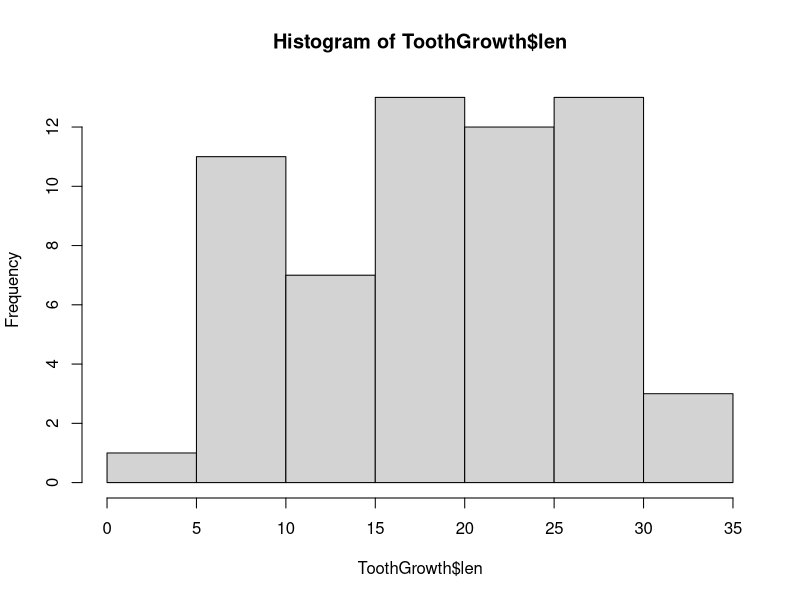
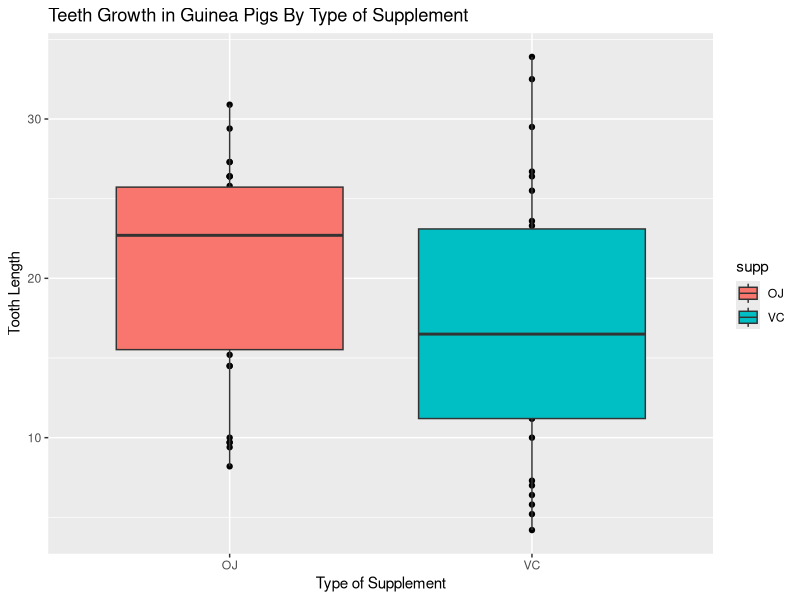

Write the R code that produced these figures, in order.
#Luciano Carli Moreira de Andrade

#Scenario:

#The ToothGrowth dataset is available in the datasets package when you start RStudio. 
#This dataset contains records about the length of Guinea pigs' teeth. Researchers 
#administered doses of 2 vitamin supplements to 60 guinea pigs and evaluated the 
#result in the growth of the animal's teeth. Based on these data, we will answer 
#the following question: 


#Is there a significant difference in tooth growth according to the type of supplement used in Guinea pigs?

if(!require(ggplot2)) install.packages("ggplot2")
library(ggplot2)

if(!require(GGally)) install.packages("GGally")
library(GGally)

data("ToothGrowth")
str(ToothGrowth)
View(ToothGrowth)
summary(ToothGrowth)

hist(ToothGrowth$len)

qplot(supp,
      len,
      data = ToothGrowth, 
      main = "Teeth Growth in Guinea Pigs By Type of Supplement",
      xlab = "Type of Supplement", 
      ylab = "Tooth Length") + 
  geom_boxplot(aes(fill = supp))


#According to the boxplots, there is a difference in tooth growth associated with 
#the type of supplement. A hypothesis test can validate this information.

#-------------------------------------------------------------------------------
#The first solution is to apply a t-Test of independent samples to verify if the 
#types of supplements impact the growth of the animal's teeth.

#It is essential to mention that the research null hypothesis test is the opposite 
#of the "guess" or "assumption" the research makes.

#Is there a significant difference in tooth growth according to the type of supplement used in Guinea pigs?

#Therefore the hypothesis test is:
  
#H0 (Null Hypothesis) - There is no significant difference between the two groups' means 
#(thus, the supplement type does not impact tooth growth).
#H1 (Alternative Hypothesis) - There is a significant difference between the two groups' means 
#(thus, the type of supplement impacts tooth growth).

#To apply the t-Test, we first need to validate the 5 test assumptions.
#1- Data is random and representative of the population.
#2- The dependent variable is continuous.
#3- Both groups are independent (i.e., exhaustive and excluding groups).
#4- The residuals of the model are normally distributed.
#5- The residual variance is homogeneous (principle of homoscedasticity).

#In this scenario, one can consider assumptions 1 to 3 valid, and one can validate 
#assumptions four and five. For assumption four, one can use the Shapiro-Wilk Test; 
#for assumption five, one can use the F-Test.
 
#Shapiro-Wilk Normality Test
#H0: The data is normally distributed
#H1: Data is not normally distributed

?shapiro.test
shapiro.test(ToothGrowth$len[ToothGrowth$supp == 'OJ']) 
shapiro.test(ToothGrowth$len[ToothGrowth$supp == 'VC']) 

#The p-value of the first group is less than 0.05. We reject H0.
#The p-value of the second group is greater than 0.05. We failed to reject H0.
#The first assumption of the t-Test was not satisfied (we reject H0, that is, 
#the data are not normally distributed). Therefore T-test cannot be used is this scenario.

#Are we assessing the business problem under analysis correctly? Shouldn't we 
#consider the dosage of the supplement and analyze its influence on the growth 
#of teeth in guinea pigs and not just the type of supplement?

#-------------------------------------------------------------------------------
#The second solution is to apply an ANOVA Test to verify whether the dosages of the types of 
#supplements impact the growth of the animal's teeth.

#To use the ANOVA test, we have the following principal assumptions:
#1- Within each sample, observations are sampled randomly and independently.
#2- Each group sample is drawn from a normally distributed population.

#We assume assumption 1 to be true and will test assumption 2.

#The data is divided into three groups according to the dosage of the supplement.
unique(ToothGrowth$dose)
dose_0_5 = ToothGrowth$len[ToothGrowth$dose == 0.5]
dose_1_0 = ToothGrowth$len[ToothGrowth$dose == 1]
dose_2_0 = ToothGrowth$len[ToothGrowth$dose == 2]

#Shapiro-Wilk Normality Test for each group
#H0: The data is normally distributed.
#H1: The data is not normally distributed.
shapiro.test(dose_0_5) #p-value = 0.2466 > 0.05. We failed to reject H0. The data is normally distributed.
shapiro.test(dose_1_0) #p-value = 0.1639 > 0.05. We failed to reject H0. The data is normally distributed.
shapiro.test(dose_2_0) #p-value = 0.9019 > 0.05. We failed to reject H0. The data is normally distributed.

#H0: The means of data extracted from a normally distributed population have the same variance.
#H1: The means of data extracted from a normally distributed population do not have the same variance.

#ANOVA
anova_test = aov(len ~ dose, ToothGrowth)
summary(anova_test)

#The Pr(>F) column is the p value (1.23e-14 < 0.05) of the F statistic. This shows how 
#likely it is that the F value calculated from the test would have occurred if 
#the null hypothesis of no difference among group means were true. 

#Therefore, we reject the null hypothesis, i.e., there is a difference in the length of teeth 
#in guinea pigs for the three different dosage groups. Based on this analysis, dosage has a 
#very significant effect on tooth length.

